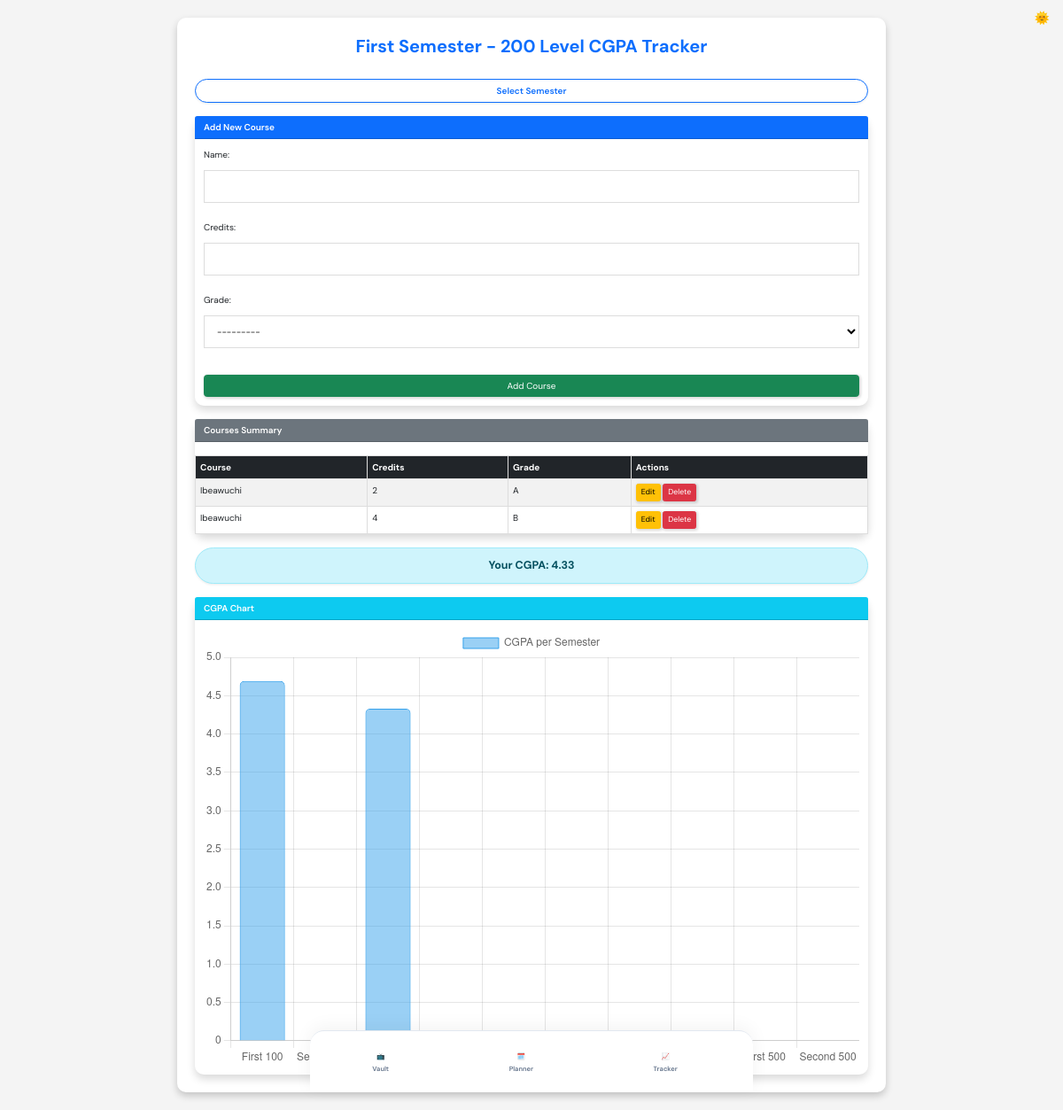
/study_tracker/semester/3/ (signed in), run on an earlier commit of the app's database.
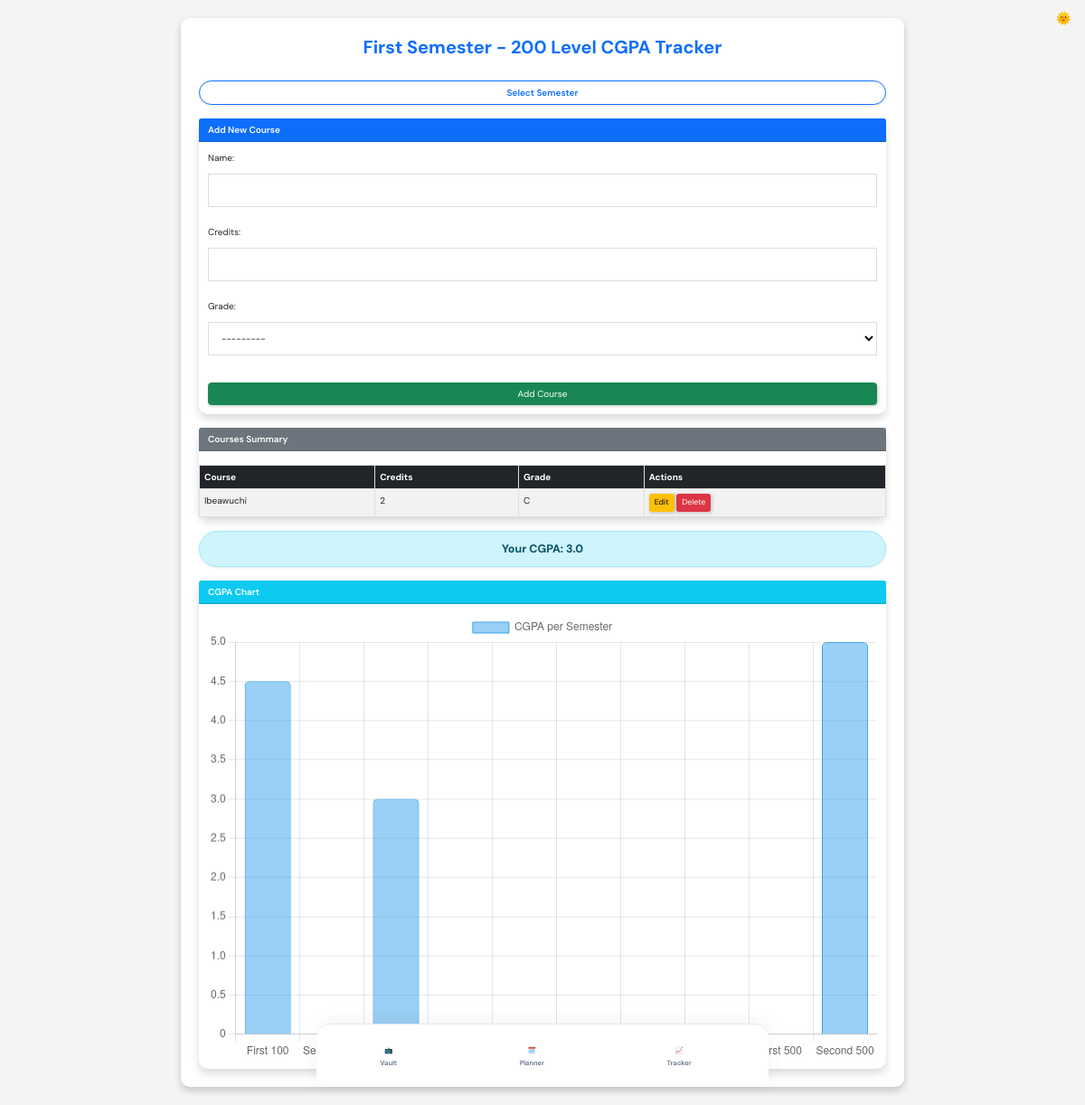
And on a later commit of the database.
### study_tracker/models.py (models this page shows, shortened)
class Course(models.Model):
    user = models.ForeignKey(User, on_delete=models.CASCADE)  # Add this line
    semester = models.ForeignKey(Semester, on_delete=models.CASCADE)
    name = models.CharField(max_length=100)
    credits = models.PositiveIntegerField()
    grade = models.ForeignKey(Grade, on_delete=models.CASCADE)

class Grade(models.Model):
    letter = models.CharField(max_length=2)  # e.g., "A", "B+"
    points = models.DecimalField(max_digits=4, decimal_places=2)  # e.g., 5.00 for A
    def __str__(self):
        return self.letter

### study_tracker/views.py (the view)
# urls.py: path('semester/<int:semester_id>/', views.semester_detail, name='semester-detail'),
@login_required(login_url='/users/login')
def semester_detail(request, semester_id):
    semester = get_object_or_404(Semester, id=semester_id)
    courses = Course.objects.filter(semester=semester, user=request.user)
    cgpa = calculate_cgpa_for_semester(semester, request.user)
    semesters = Semester.objects.all().order_by('year', 'name')
    labels = []
    data = []
    for sem in semesters:
        sem_cgpa = calculate_cgpa_for_semester(sem, request.user)
        labels.append(f"{sem.name} {sem.year}")
        data.append(sem_cgpa)
    context = {
        'semester': semester,
        'courses': courses,
        'cgpa': cgpa,
        'chart_labels': labels,
        'chart_data': data,
        'form': CourseForm(),
    }
    return render(request, 'study_tracker/cgpa.html', context)

### study_tracker/forms.py
class CourseForm(forms.ModelForm):
    class Meta:
        model = Course
        fields = ['name', 'credits', 'grade']

### study_tracker/views.py (called while the page is built)
@login_required(login_url='/users/login')
def calculate_cgpa_for_semester(semester, user):
    courses = Course.objects.filter(semester=semester, user=user)
    total_points = sum(course.credits * float(course.grade.points) for course in courses)
    total_credits = sum(course.credits for course in courses)
    return round(total_points / total_credits, 2) if total_credits > 0 else 0

### study_tracker/templates/study_tracker/cgpa.html (shortened to what this page needs)
{% extends 'study_tracker/base.html' %}
{% load static %}
{% block content %}
  <h2 class="text-primary text-center fw-bold mb-4">
    {{ semester.name }} Semester - {{ semester.year }} Level CGPA Tracker
  </h2>
<div class="dropdown mb-4">
  <button class="btn btn-outline-primary shadow-sm rounded-pill px-4 py-2 fw-semibold" type="button" data-bs-toggle="dropdown" aria-expanded="false">
     Select Semester
  </button>
</div>
  <div class="card mb-4 shadow border-0 rounded-4">
    <div class="card-header bg-primary text-white fw-semibold">
      {% if course %} Edit Course {% else %} Add New Course {% endif %}
    </div>
    <div class="card-body">
      <form method="post" action="{% if course %}{% url 'course-edit' course.id %}{% else %}{% url 'course-add' semester.id %}{% endif %}">
        <div class="row g-3">
          {{ form.as_p }}
          <div class="col-12">
            <button type="submit" class="btn btn-{{ course|yesno:'warning,success' }} px-4">
              {% if course %}Update Course{% else %}Add Course{% endif %}
            </button>
          </div>
        </div>
      </form>
    </div>
  </div>
  <div class="card mb-4 shadow border-0 rounded-4">
    <div class="card-header bg-secondary text-white fw-semibold">
      Courses Summary
    </div>
    <div class="card-body p-0">
      <div class="table-responsive">
        <table class="table table-striped table-hover mb-0">
          <thead class="table-dark">
            <tr>
              <th>Course</th>
              <th>Credits</th>
              <th>Grade</th>
              <th>Actions</th>
            </tr>
          </thead>
          <tbody>
            {% for course in courses %}
              <tr>
                <td>{{ course.name }}</td>
                <td>{{ course.credits }}</td>
                <td>{{ course.grade.letter }}</td>
                <td>
                  <a href="{% url 'course-edit' course.id %}" class="btn btn-sm btn-warning">Edit</a>
                  <a href="{% url 'course-delete' course.id %}" class="btn btn-sm btn-danger">Delete</a>
                </td>
              </tr>
            {% empty %}
              <tr>
                <td colspan="4" class="text-center py-3 text-muted">No courses added yet.</td>
              </tr>
            {% endfor %}
          </tbody>
        </table>
      </div>
    </div>
  </div>
  <div class="alert alert-info text-center fw-bold fs-5 rounded-pill shadow-sm my-4">
    Your CGPA: {{ cgpa }}
  </div>
  <div class="card shadow border-0 rounded-4">
    <div class="card-header bg-info text-white fw-semibold">
      CGPA Chart
    </div>
    <div class="card-body">
      <canvas id="cgpa-chart" height="200"></canvas>
    </div>
  </div>
<script>
  var ctx = document.getElementById('cgpa-chart').getContext('2d');
  var chart = new Chart(ctx, {
    type: 'bar',
    data: {
      labels: {{ chart_labels|safe }},
      datasets: [{
        label: 'CGPA per Semester',
        data: {{ chart_data|safe }},
        backgroundColor: 'rgba(54, 162, 235, 0.5)',
        borderColor: 'rgba(54, 162, 235, 1)',
        borderWidth: 1,
        borderRadius: 5
      }]
    },
    options: {
      responsive: true,
      scales: {
        y: {
          beginAtZero: true,
          max: 5,
          ticks: {
            stepSize: 0.5
          }
        }
      },
      plugins: {
        legend: {
          display: true,
          position: 'top'
        }
      }
    }
  });
</script>
{% endblock %}

What changed in the data, as far as the page shows it:
removed Course: name "Ibeawuchi", credits "4", grade.letter "B"
changed Course "Ibeawuchi": grade.letter "A" → "C"
Also different on the page:
{{ cgpa }}: "4.33" → "3.0"
chart data {{ chart_data|safe }}: [4.69, 0, 4.33, 0, 0, 0, 0, 0, 0, 0] → [4.5, 0, 3.0, 0, 0, 0, 0, 0, 0, 5.0]
